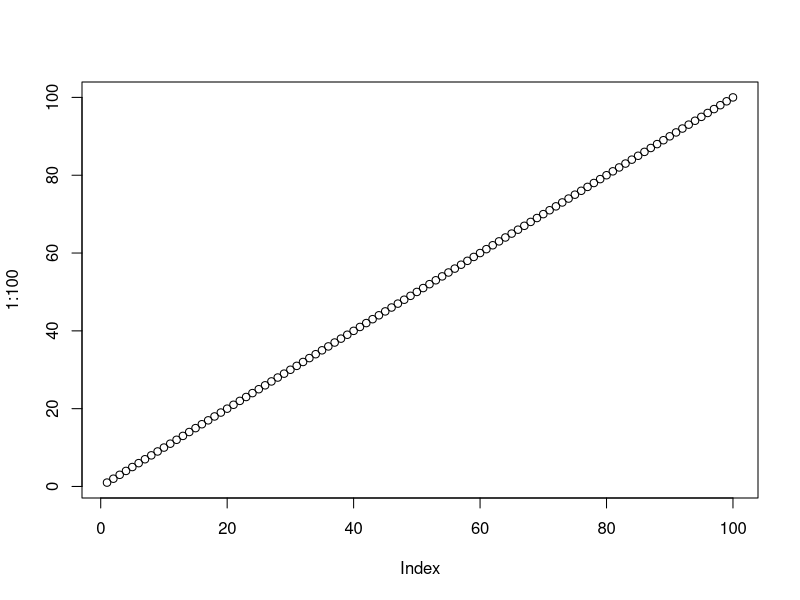
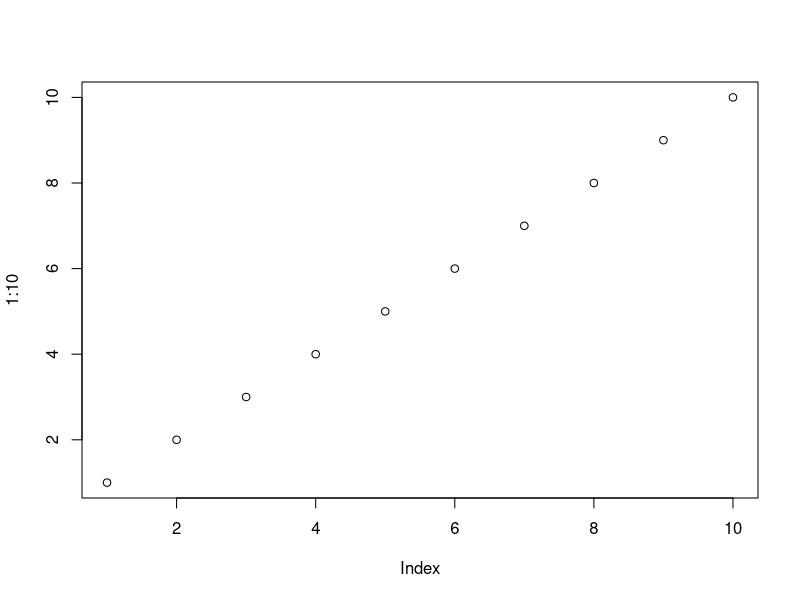

Here is the R script that generated these plots, in order:
## ---- chunk 1
plot(1:100)
## ---- chunk 2
plot(1:10)
